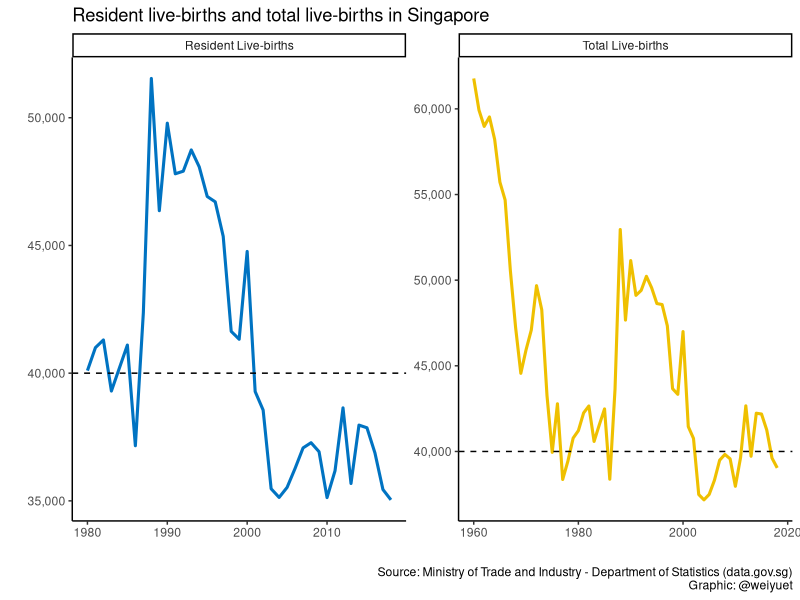
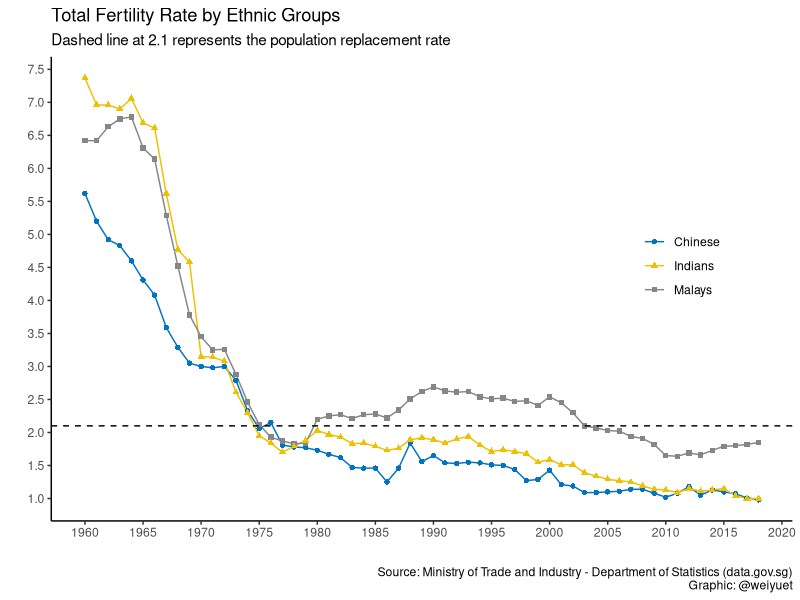
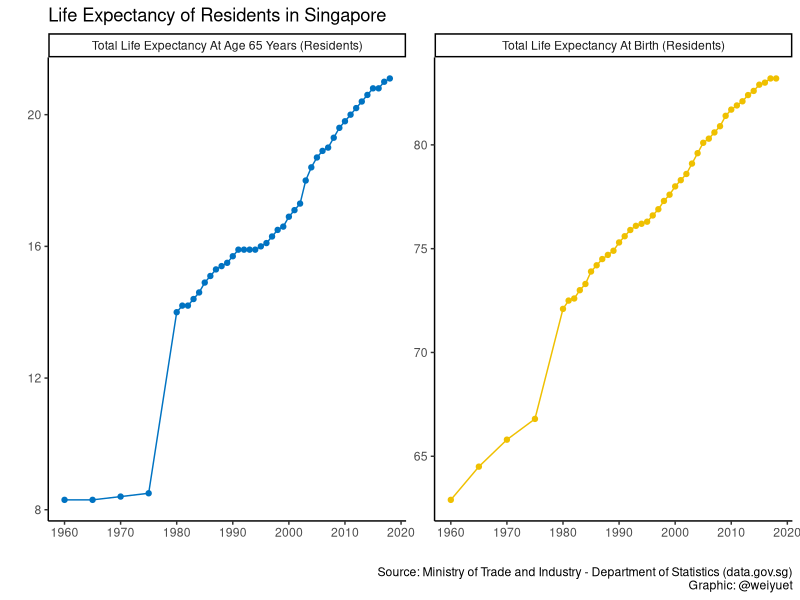
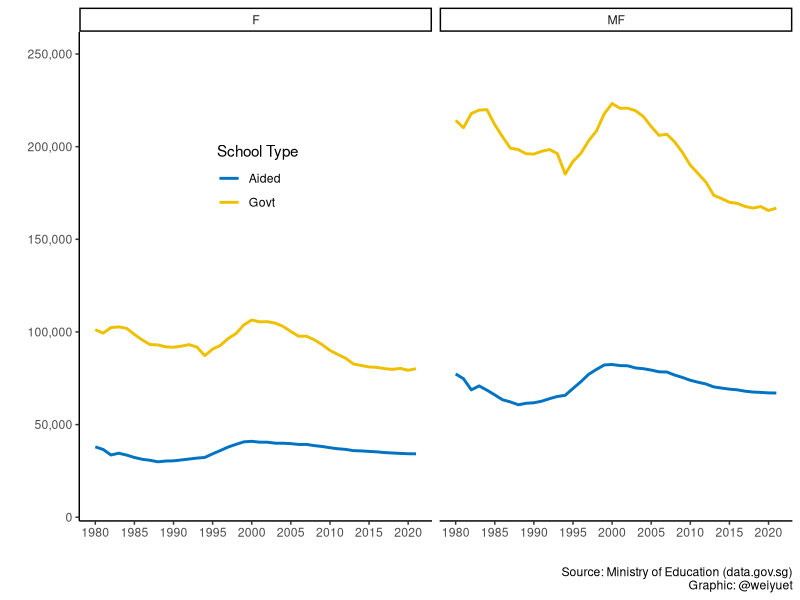
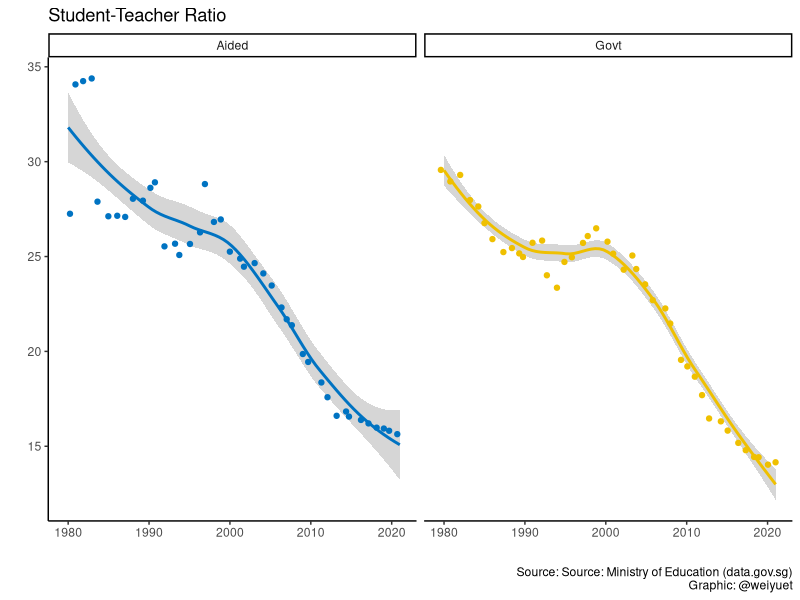
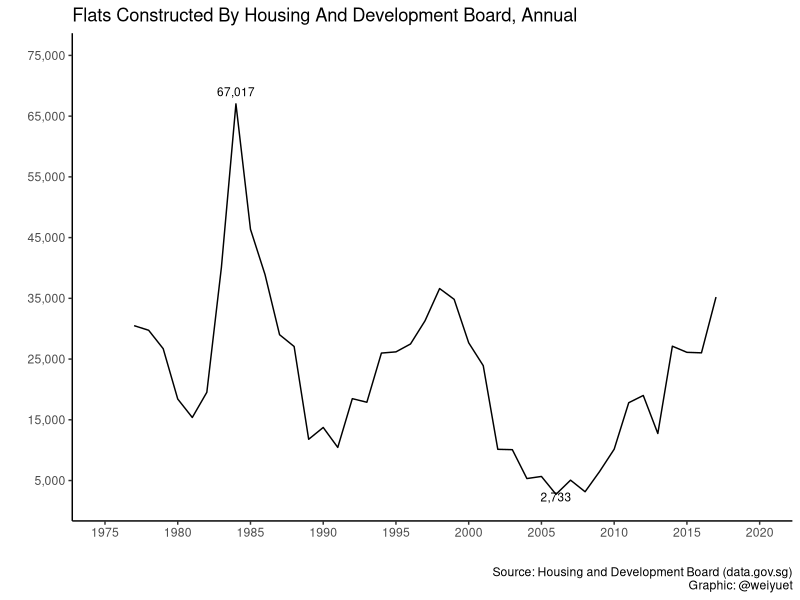

Generate these figures, in order, with R:
## ---- chunk 1
knitr::opts_chunk$set(echo = TRUE)

#Libraries
library(tidyverse)
library(scales)
library(ggsci)
## ---- chunk 2
# Load data
live_births <- read_csv("data/births-and-fertility-annual/live-births.csv")

# Data wrangling
live_births$value <- as.double(as.character(live_births$value))

#Plot live births
live_births %>% 
  drop_na() %>% 
  ggplot(aes(x = year, y = value, colour = level_1)) +
  geom_line(size = 1.05) +
  geom_hline(yintercept = 40000, linetype = 2, size = 0.5) +
  facet_wrap(~level_1, scales = "free") +
  scale_y_continuous(labels = label_number(big.mark = ",")) +
  theme_classic() +
  theme(legend.position = "none") +
  scale_colour_jco() +
  labs(x = "", y = "",
       title = "Resident live-births and total live-births in Singapore",
       caption = "Source: Ministry of Trade and Industry - Department of Statistics (data.gov.sg)\nGraphic: @weiyuet")
## ---- chunk 3
# Load data
total_fertility_rate_by_ethnic_group <- read_csv("data/births-and-fertility-annual/total-fertility-rate-by-ethnic-group.csv")

# Plot fertility rate by ethnic groups
total_fertility_rate_by_ethnic_group %>% 
  ggplot(aes(x = year, y = value, colour = level_2)) +
  geom_line() +
  geom_point(aes(shape = level_2)) +
  geom_hline(yintercept = 2.1, linetype = 2, size = 0.5) +
  theme_classic() +
  theme(legend.title = element_blank(),
        legend.position = c(0.85, 0.55)) +
  scale_x_continuous(breaks = seq(1960, 2020, 5)) +
  scale_y_continuous(breaks = seq(0, 8, 0.5), labels = label_number(decimal.mark = '.', accuracy = 0.1)) +
  scale_colour_jco() +
  labs(x = "", y ="",
       title = "Total Fertility Rate by Ethnic Groups",
       subtitle = "Dashed line at 2.1 represents the population replacement rate",
       caption = "Source: Ministry of Trade and Industry - Department of Statistics (data.gov.sg)\nGraphic: @weiyuet")
## ---- chunk 4
# Load data
life_expectancy <- read_csv('data/life-expectancy-by-sex-annual/life-expectancy-at-birth-and-age-65-years.csv')

# Plot data
life_expectancy %>% 
  ggplot(aes(x = year, y = value, colour = level_1)) +
  geom_line() +
  geom_point() +
  facet_wrap(~level_1, scales = 'free_y') +
  scale_x_continuous(breaks = seq(1960, 2020, 10)) +
  scale_colour_jco() +
  theme_classic() +
  theme(legend.title = element_blank(),
        legend.position = 'none') +
  labs(x = '', y = '',
       title = 'Life Expectancy of Residents in Singapore',
       caption = 'Source: Ministry of Trade and Industry - Department of Statistics (data.gov.sg)\nGraphic: @weiyuet')
## ---- chunk 5
# Load data
students_and_teachers_primary_schools <- read_csv("data/students-and-teachers-in-schools/students-and-teachers-primary-schools.csv")

# Plot number of primary school students in government and aided schools
students_and_teachers_primary_schools %>% 
  ggplot(aes(x = year, y = students_pri,
             colour = school_type)) +
  geom_line(size = 1) +
  facet_wrap(~sex) +
  theme_classic() +
  theme(legend.position = c(0.25, 0.7)) +
  scale_colour_jco() +
  scale_x_continuous(breaks = seq(1980, 2020, 5)) +
  scale_y_continuous(labels = label_number(big.mark = ","), 
                     limits = c(10000, 250000)) +
  labs(x = "", y = "",
       colour = "School Type",
       caption = "Source: Ministry of Education (data.gov.sg)\nGraphic: @weiyuet")
## ---- chunk 6
# Wrangle data
# Calculate student-teacher ratio
students_and_teachers_primary_schools <- students_and_teachers_primary_schools %>% 
  mutate(student_teacher_ratio = students_pri/teachers_pri)

students_and_teachers_primary_schools %>% 
  filter(sex == "MF") %>%
  ggplot(aes( x = year, y = student_teacher_ratio, colour = school_type)) +
  geom_smooth() +
  geom_jitter() +
  facet_wrap(~school_type) +
  theme_classic() +
  theme(legend.position = "none") +
  scale_colour_jco() +
  labs(x = "", y = "",
       title = "Student-Teacher Ratio",
       caption = "Source: Source: Ministry of Education (data.gov.sg)\nGraphic: @weiyuet")
## ---- chunk 7
# Load data
flats_constructed <- read_csv("data/flats-constructed/flats-constructed-by-housing-and-development-board-annual.csv")

# Plot number of flats constructed
flats_constructed %>% 
  ggplot(aes(x = year, y = flats_constructed)) +
  geom_line() +
  scale_x_continuous(limits = c(1975, 2020),
                     breaks = seq(1975, 2020, 5)) +
  scale_y_continuous(limits = c(2000, 75000),
                     breaks = seq(5000, 75000, 10000),
                     labels = label_number(big.mark = ",")) +
  annotate("text", x = 1984, y = 69000, label = "67,017", size = 3) + #peak
  annotate("text", x = 2006, y = 2300, label = "2,733", size = 3) + #trough
  theme_classic() +
  labs(x = "", y = "",
       title = "Flats Constructed By Housing And Development Board, Annual",
       caption = "Source: Housing and Development Board (data.gov.sg)\nGraphic: @weiyuet")
